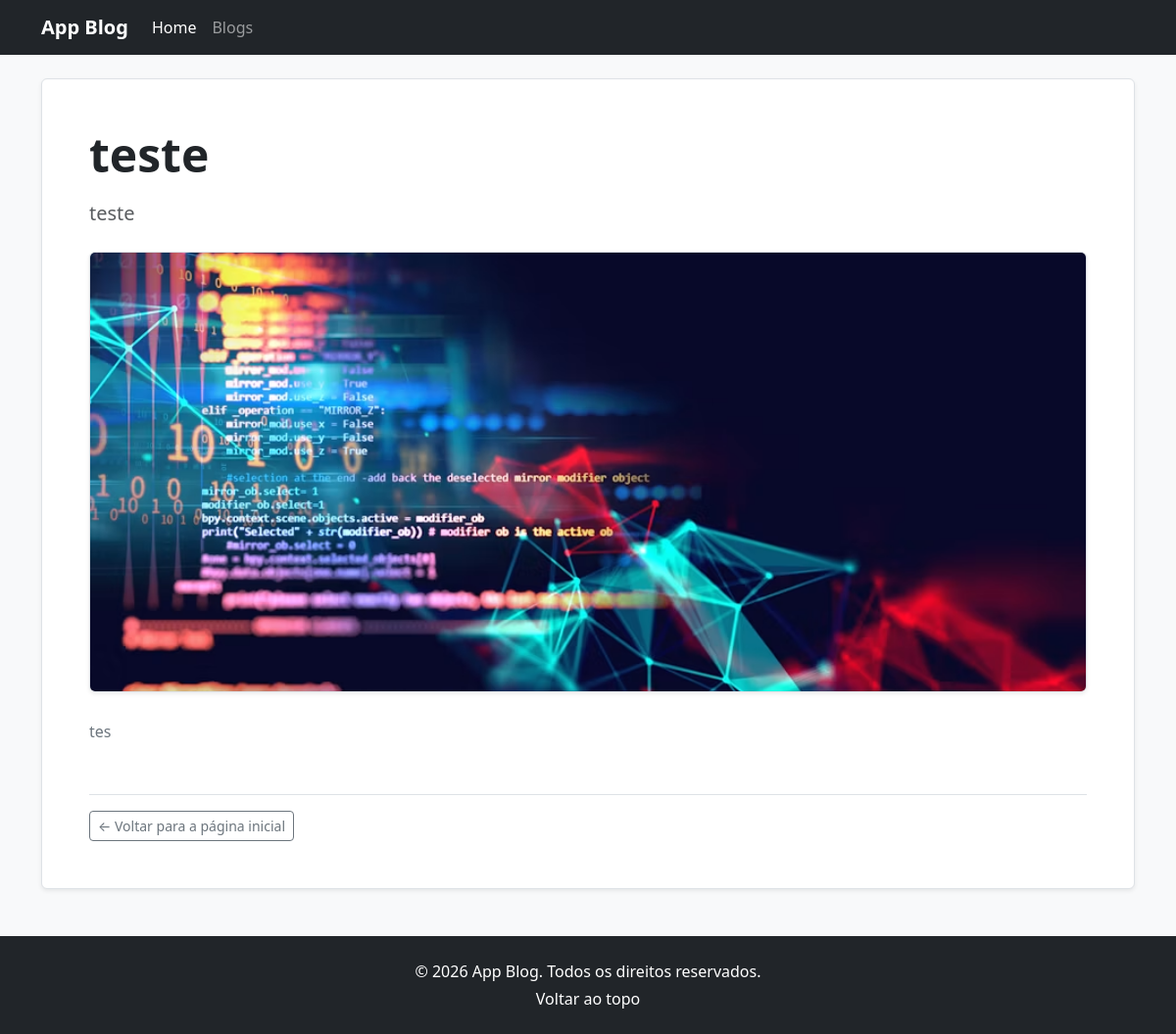
/blog.php?blog=teste, run on the app's committed database.
### tables this page shows
CREATE TABLE `blogs` (
  `id` int(11) NOT NULL,
  `title` varchar(255) NOT NULL,
  `subtitle` varchar(255) NOT NULL,
  `description` text NOT NULL,
  `image` varchar(255) NOT NULL,
  `status` int(11) NOT NULL,
  `slug` varchar(255) NOT NULL
);

### blog.php (the view, shortened to what this page needs)
<?php
require_once 'setup/connect.php';
$slug = filter_input(INPUT_GET, 'blog', FILTER_DEFAULT);
try {
    $stmt = $pdo->prepare("SELECT * FROM blogs WHERE slug = :slug AND status = 1");
    $stmt->execute([':slug' => $slug]);
    $blog = $stmt->fetch(PDO::FETCH_ASSOC);
} catch (PDOException $e) {
    header("Location: index.php");
    exit;
}
?>
<!DOCTYPE html>
<html lang="pt-BR">
<head>
    <link rel="stylesheet" href="public/bootstrap/css/bootstrap.min.css">
</head>
<body class="bg-light">
    <?php include '_inc/_header.php'; ?>
    <main class="container my-4">
        <div class="row g-5">
            <div class="col-md-12">
                <article class="bg-white p-4 p-md-5 rounded border shadow-sm mb-4">
                    <header class="mb-4">
                        <h1 class="fw-bold display-5 mb-3"><?= htmlspecialchars($blog['title']) ?></h1>
                        <?php if (!empty($blog['subtitle'])): ?>
                            <p class="lead text-muted mb-3"><?= htmlspecialchars($blog['subtitle']) ?></p>
                        <?php endif; ?>
                    </header>
                    <?php if (!empty($blog['image']) && file_exists("uploads/images/blogs/" . $blog['image'])): ?>
                        <div class="mb-4 text-center">
                            <img src="uploads/images/blogs/<?= $blog['image'] ?>" class="img-fluid rounded border shadow-sm" style="max-height: 450px; width: 100%; object-fit: cover;" alt="<?= htmlspecialchars($blog['title']) ?>">
                        </div>
                    <?php endif; ?>
                    <section class="lh-lg">
                        <div class="text-secondary">
                            <?= nl2br(htmlspecialchars($blog['description'])) ?>
                        </div>
                    </section>
                    <div class="mt-5 border-top pt-3">
                        <a href="index.php" class="btn btn-outline-secondary btn-sm">
                            &larr; Voltar para a página inicial
                        </a>
                    </div>
                </article>
            </div>
        </div>
    </main>
    <?php include '_inc/_footer.php'; ?>
</body>
</html>

### data on the page
blogs: title "teste", subtitle "teste", image (picture), description "tes"
